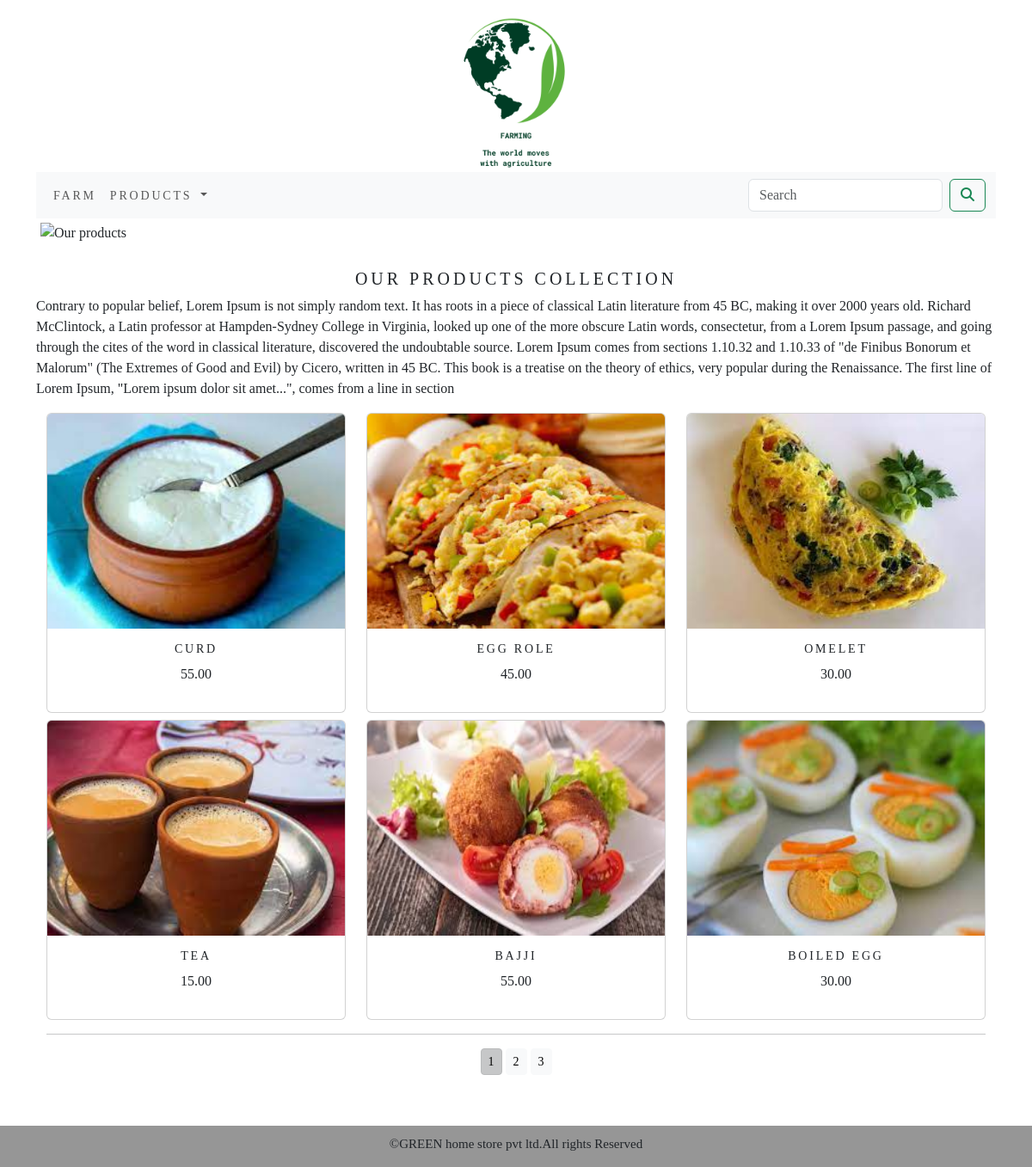
/farm/, run on the app's committed database.
### farm/models.py (models this page shows, shortened)
class Product(models.Model):
    name=models.CharField(max_length=250,unique=True)
    slug=models.SlugField(max_length=250,unique=True)
    desc=models.TextField(blank=True)
    price=models.DecimalField(max_digits=10,decimal_places=2)
    category=models.ForeignKey(Category,on_delete=models.CASCADE)
    image=models.ImageField(upload_to='pro_image',blank=True)
    stock=models.IntegerField()
    available=models.BooleanField(default=True)
    created=models.DateTimeField(auto_now_add=True)
    updated=models.DateTimeField(auto_now=True)
    def get_url(self):
        return reverse('farm:ProductDetail',args=[self.category.slug,self.slug])
    class Meta:
        ordering=('name',)
        verbose_name='product'
        verbose_name_plural='products'

### farm/views.py (the view)
# urls.py: path('',views.allproducts,name='allproducts'),
def allproducts(request,c_slug=None):
   c_page=None
   product_list=None
   if c_slug!=None:
       c_page=get_object_or_404(Category,slug=c_slug)
       product_list=Product.objects.all().filter(category=c_page,available=True)
   else:
       product_list=Product.objects.all().filter(available=True)
   paginator=Paginator(product_list,6)
   try:
       page=int(request.GET.get('page','1'))
   except:
       page=1
   try:
       products=paginator.page(page)
   except(InvalidPage,EmptyPage):
       products=paginator.page(paginator.num_pages)
   return render(request,'category.html',{'category':c_page,'products':products})

### cart/context_processors.py (called while the page is built)
def counter(request):
    item_count=0
    if 'admin' in request.path:
        return {}
    else:
        try:
            cart=Cart.objects.filter(cart_id=Cart_id(request))
            cart_items=CartItem.objects.all().filter(cart=cart[:1])
            for cart_item in cart_items:
                item_count +=cart_item.quantity
        except Cart.DoesNotExist:
            item_count=0
    return dict(item_count=item_count)

### cart/views.py (called while the page is built)
def Cart_id(request):
    cart=request.session.session_key
    if not cart:
        cart=request.session.create()
    return cart

### farm/context_processors.py (called while the page is built)
def menu_link(request):
    link=Category.objects.all()
    return dict(link=link)

### farm/models.py (called while the page is built)
    def get_url(self):
        return reverse('farm:products_by_category',args=[self.slug])

### template/category.html (shortened to what this page needs)
{% extends 'base.html' %}
{% load static %}
{% block content %}
<div class="mx_auto">
  {% if category %}
  <img  class="text-center my_image" src="{{category.image.url}}" alt="{category.name}" width="650px;" height="500px;">
</div>
<br>
<div>
  <h1 class="text-center my_title">{{category.name}}</h1>
  <p class="text-justify">{{category.desc}}</p>
</div>
{% else %}
<div>
  <img  class=" my_image my_image_padding" src="{% static 'img/banner.png' %}" alt="Our products" width="1500px;" height="600px;">
</div>
<br>
<div>
    <h1 class="text-center my_title">Our products collection</h1>
    <p class="text-justify">Contrary to popular belief, Lorem Ipsum is not simply random text. It has roots in a piece of classical Latin literature from 45 BC, making it over 2000 years old. Richard McClintock, a Latin professor at Hampden-Sydney College in Virginia, looked up one of the more obscure Latin words, consectetur, from a Lorem Ipsum passage, and going through the cites of the word in classical literature, discovered the undoubtable source. Lorem Ipsum comes from sections 1.10.32 and 1.10.33 of "de Finibus Bonorum et Malorum" (The Extremes of Good and Evil) by Cicero, written in 45 BC. This book is a treatise on the theory of ethics, very popular during the Renaissance. The first line of Lorem Ipsum, "Lorem ipsum dolor sit amet...", comes from a line in section</p>
</div>
{% endif %}
<div class="container">
    <div class="row gy-2">
        {% for p in products.object_list  %}
        <div class="my_bottom_margin col-9 col-sm-12 col-md-4  col-lg-4 ">
            <div class="card text-center h-100" style="min-width:18rem;">
               <a href="{{p.get_url}}"><img class="card-img-top my_image_prd" src="{{p.image.url}}" alt="{{p.name}}"></a>
            <div class="card-body">
            <h4>{{p.name}}</h4>
            <p>{{p.price}}</p>
            </div>
            </div>
        </div>
        {% endfor %}
    </div>
    <div class="mx_auto">
        {% if products.paginator.num_pages > 1 %}
        <hr>
        <div class="text-center">
            {% for pg in products.paginator.page_range %}
            <a href="?page={{pg}}" class="btn btn-light btn-sm {%if products.number == pg %} active {% endif %}">{{pg}}</a>
            {% endfor %}
        </div>
        {% endif %}
    </div>
</div>
{%  endblock %}

### template/base.html (shortened to what this page needs)
{% load static %}
<!DOCTYPE html>
<html lang="en">
<head>
    <link href="https://cdn.jsdelivr.net/npm/bootstrap@5.3.0/dist/css/bootstrap.min.css" rel="stylesheet">
    <link rel="stylesheet" href="{% static 'css/custom.css' %}">
</head>
<body>
<div class="container">
  {% include 'header.html' %}
  {% include 'navbar.html' %}
  {% block content %}
  {% endblock %}
</div>
  {% include 'footer.html' %}
</body>
</html>

### template/header.html
{% load static %}
<header>
  <center>
    <a href="{% url 'farm:allproducts' %}"> <img src="{% static 'img/logo.png' %}" alt="logoimage" width="200px;" height="200px"></a>
  </center>
</header>

### template/navbar.html (shortened to what this page needs)
<nav class="navbar navbar-expand-lg bg-body-tertiary">
  <div class="container-fluid">
    <div class="collapse navbar-collapse" id="navbarSupportedContent">
      <ul class="navbar-nav me-auto mb-2 mb-lg-0">
        <li class="nav-item">
          <a class="nav-link" href="#">Farm</a>
        </li>
        <li class="nav-item dropdown {% if 'farm' in request.path %} active {% endif %}">
          <a class="nav-link dropdown-toggle" href="#" role="button" data-bs-toggle="dropdown" aria-expanded="false">
            Products
          </a>
        </li>
      </ul>
      <form class="d-flex" role="search" action="{% url 'search_app:SearchResult' %}" method="get">
        <input class="form-control me-2" type="search" placeholder="Search" name="q" aria-label="Search">
        <button class="btn btn-outline-success" type="submit"><i class="fa fa-search"></i></button>
      </form>
    </div>
  </div>
</nav>

### template/footer.html
<div class="my-footer">
  <p class=<"text-center">
    &copy;GREEN home store pvt ltd.All rights Reserved
  </p>
</div>

### static/css/custom.css (style rules this page uses)
html { height:100%; box-sizing:border-box; }
body { font-family: 'Geologica', sans-ser; position:relative; margin:0; min-height:100%; padding-bottom:6.74rem; box-sizing:inherit; }
.nav-item { letter-spacing: .2em; font-size:14px; text-transform:uppercase; }
.my-footer { background-color:rgb(150, 150, 150); font-size:15px; padding-bottom:0; text-align:center; position:absolute; right:0; left:0; bottom:0; }
.my-footer p { padding-top:10px; font-size:15px; }
.my_image { width:100%; height:auto; }
.my_image_prd { width:100%; height:250px; }
.my_title { font-size:20px; text-transform:uppercase; letter-spacing:.2em; }
.my_image_padding { padding:5px; }
.my_bottom_margin { margin bottom:10px; }
.card-body h4 { font-size:14px; text-transform:uppercase; letter-spacing:.2em; }

### data on the page
Product: image (picture), name "CURD", price "55.00"
Product: image (picture), name "EGG ROLE", price "45.00"
Product: image (picture), name "OMELET", price "30.00"
Product: image (picture), name "TEA", price "15.00"
Product: image (picture), name "BAJJI", price "55.00"
Product: image (picture), name "BOILED EGG", price "30.00"

### other printed values
{{ pg }} "1" "2" "3"
